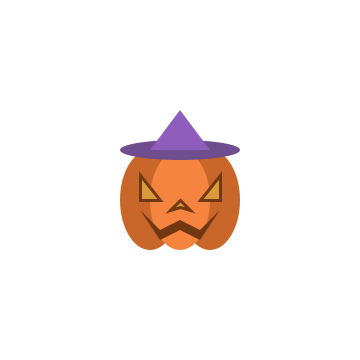
Frame 1 (no input)
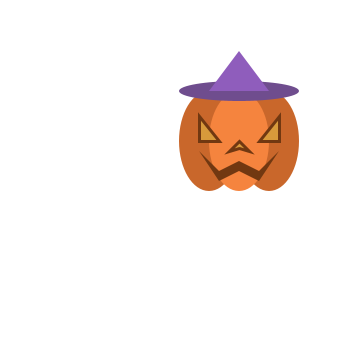
Frame 60 (the mouse pressed at the canvas centre just before this capture)
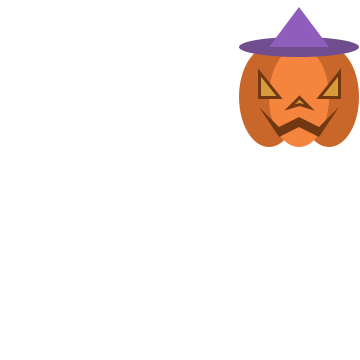
Frame 120 (the mouse held since frame 60 and released just before this capture)

The Processing sketch that drew these frames (run headless with seeded random() and noise(); from frame 60 on, the mouse is pressed at the canvas centre):

// Processing sketch: kiara_ex3_2_GET
// ── kiara_ex3_2_GET.pde
//x=100 y=110

int x, y, w, h, a, s, r, g, b, r2, g2, b2, c;
int incX, incY;
boolean ligado = false;
void setup() {
  size(360, 360);
  w = 120;
  h = 140;
  x = width/2 - w/2;
  y = height/2 - h/2;
  incX = 1;
  incY = -1;
}

void draw() {
  a = x+60;
  s = y+90;
  background(255);
 
  if (ligado) {
    r = 255;
    g = 242;
    b = 93;
    r2 = 255;
    g2 = 242;
    b2 = 93;
    c = 0;
    background(0);
  
  } else {
    background(255);
    r = 216;
    g = 154;
    b = 59;
    r2 = 113;
    g2 = 56;
    b2 = 17;
    c = 255;
  }
  fill(c);
  noStroke();
  rect(x, y, w, h);
  //incremento o valor de x e y
  x+=incX;
  y+=incY;
  //verifico se a posicao do retangulo ultrapassou os limites da tela
  //e, caso verdadeiro, inverto o valor de incremento
  if(x+w > width || x < 0){  incX *= -1; }
  if(y+h > height || y < 0){  incY *= -1; }
    
//corpo
fill(201,103,43);
ellipse(a-30,s,60,100);
ellipse(a+30,s,60,100);
fill(245,132,62);
ellipse(a,s,60,100);

//rosto
  //olhos
  stroke(r2,g2,b2);
  strokeWeight(3);
  fill(r,g,b);
  triangle(a-40,s-25,a-20,s,a-40,s);
  triangle(a+40,s-25,a+40,s,a+20,s);
  
  //nariz
  quad(a,s,a+10,s+10,a,s+7,a-10,s+10);
  
  //boca
  noStroke();
  fill(r2,g2,b2);
  triangle(a-40,s+10,a-20,s+30,a-20,s+40);
  triangle(a+20,s+30,a+20,s+40,a+40,s+10);
  quad(a-20,s+30,a-20,s+40,a,s+30,a,s+20);
  quad(a+20,s+30,a+20,s+40,a,s+30,a,s+20);
 
//chapéu
fill(111,77,142);
ellipse(a,s-50,120,20);
fill(143,93,188);
triangle(a,s-90,a-30,s-50,a+30,s-50);
}
void mousePressed() {
  
 color LARANJA1 = color(201,103,43);
 color LARANJA2 = color(245,132,62);
 color ROXO1 = color(143,93,188);
 color ROXO2 = color(111,77,142);
 color AMARELO1 = color(r, g, b);
 color AMARELO2 = color(r2, g2, b2);
 
 color c = get(mouseX, mouseY);
 
 if(c == LARANJA1 || c == LARANJA2 || c == ROXO1 || c == ROXO2 || c == AMARELO1 || c == AMARELO2){
   ligado = !ligado;
 } 
 
  //if (mouseX > x && mouseX < x+w && mouseY > y && mouseY < y+h) {
  //  ligado = !ligado;
  //}
}
